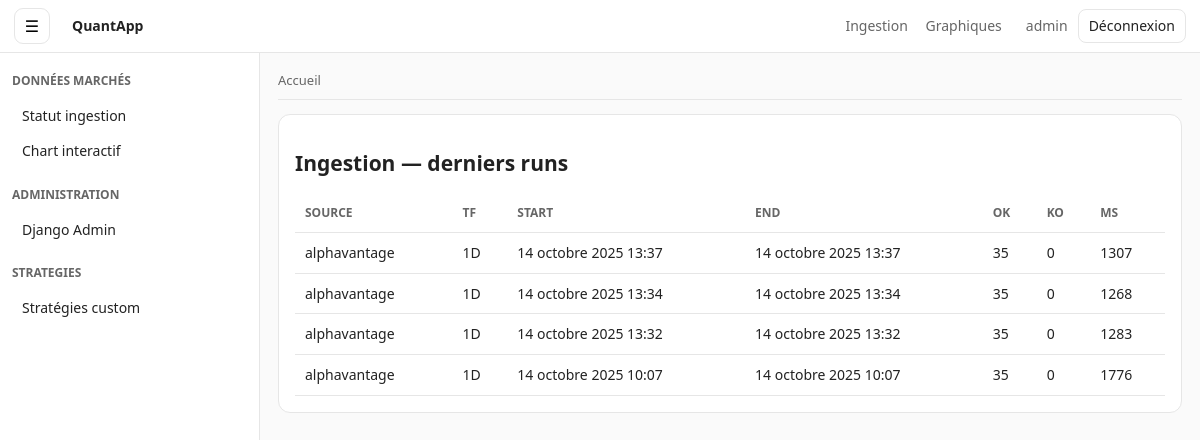
The page /market-data/status/ (signed in) on the database as committed earlier.
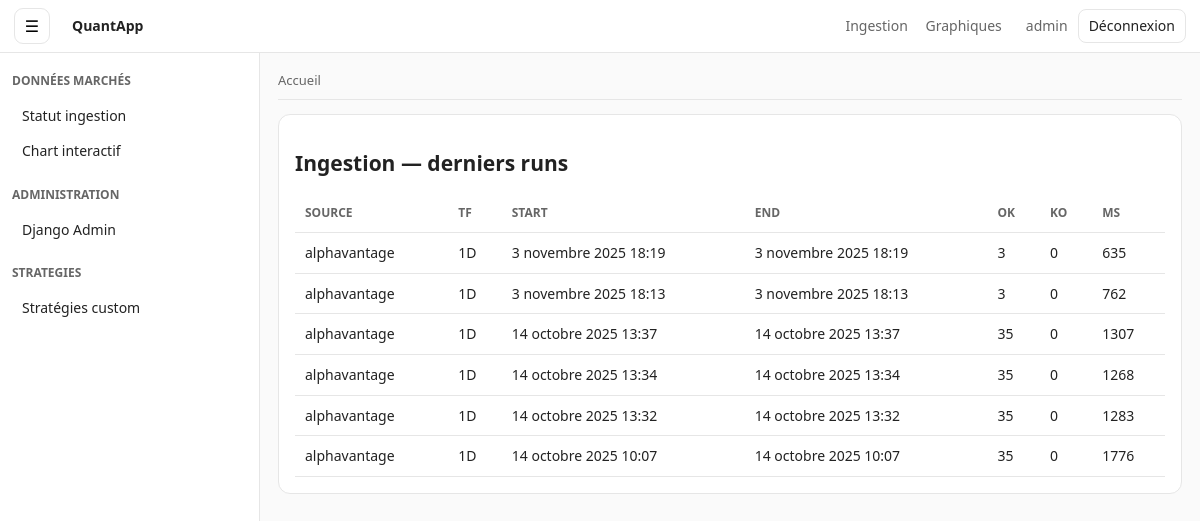
The same page on the database as committed later.
### market_data/models.py (models this page shows)
class IngestionRun(models.Model):
    SOURCE_CHOICES = [("yahoo","Yahoo"),("alphavantage","AlphaVantage")]
    TF_CHOICES = [("1D","Daily"),("1W","Weekly")]
    source = models.CharField(max_length=16, choices=SOURCE_CHOICES)
    timeframe = models.CharField(max_length=2, choices=TF_CHOICES)
    started_at = models.DateTimeField(default=timezone.now)
    finished_at = models.DateTimeField(null=True, blank=True)
    ok_count = models.PositiveIntegerField(default=0)
    fail_count = models.PositiveIntegerField(default=0)
    anomalies = models.JSONField(default=list, blank=True)
    errors = models.JSONField(default=list, blank=True)
    duration_ms = models.PositiveIntegerField(default=0)
    class Meta:
        ordering = ["-started_at"]

### market_data/views/pages.py (the view)
# urls.py: path("status/", status_page, name="status"),
def status_page(request):
    runs = IngestionRun.objects.all()[:50]
    return render(request, "market_data/status.html", {"runs": runs})

### market_data/templates/market_data/status.html
{% extends "base_admin.html" %}
{% block content %}
<h2 class="main-title">Ingestion — derniers runs</h2>
<table class="table">
  <thead><tr><th>Source</th><th>TF</th><th>Start</th><th>End</th><th>OK</th><th>KO</th><th>ms</th></tr></thead>
  <tbody>
    {% for r in runs %}
    <tr>
      <td>{{ r.source }}</td>
      <td>{{ r.timeframe }}</td>
      <td>{{ r.started_at }}</td>
      <td>{{ r.finished_at|default:"—" }}</td>
      <td>{{ r.ok_count }}</td>
      <td>{{ r.fail_count }}</td>
      <td>{{ r.duration_ms }}</td>
    </tr>
    {% empty %}
    <tr><td colspan="7">Aucun run.</td></tr>
    {% endfor %}
  </tbody>
</table>
{% endblock %}

### templates/base_admin.html (shortened to what this page needs)
{% load static %}
<!DOCTYPE html>
<html lang="fr">
<head>
    <link rel="stylesheet" href="{% static 'core/admin.css' %}">
</head>
<body x-data="{ sidebar:false }" class="admin">
    <header class="topbar">
        <button class="burger" @click="sidebar = !sidebar" aria-label="Menu" :aria-expanded="sidebar.toString()">
            ☰
        </button>
        <a href="/" class="brand">QuantApp</a>
        <nav class="topnav">
            <a href="/market-data/status/">Ingestion</a>
            <a href="/market-data/chart/">Graphiques</a>
        </nav>
        <div class="top-actions">
            {% if request.user.is_authenticated %}
                <span class="user">{{ request.user.username }}</span>
                <a class="btn" href="{% url 'account_logout' %}">Déconnexion</a>
            {% endif %}
        </div>
    </header>
    <div class="layout">
        <aside class="sidebar" :class="sidebar ? 'is-open' : ''">
            <div class="sidebar-section">
                <div class="sidebar-title">Données marchés</div>
                <a href="/market-data/status/">Statut ingestion</a>
                <a href="/market-data/chart/">Chart interactif</a>
            </div>
            <div class="sidebar-section">
                <div class="sidebar-title">Administration</div>
                <a href="{% url 'admin:index' %}">Django Admin</a>
            </div>
            <div class="sidebar-section">
                <div class="sidebar-title">Strategies</div>
                <a href="{% url 'strategies:custom_list' %}">Stratégies custom</a>
            </div>
        </aside>
        <main class="content">
            <nav class="breadcrumbs">
                <ol>
                    <li><a href="/">Accueil</a></li>
                </ol>
            </nav>
            <section class="page">
                {% block content %}{% endblock %}
            </section>
        </main>
    </div>
</body>
</html>

### static/core/admin.css (style rules this page uses)
:root { --bg: #fafafa; --panel: #ffffff; --text: #222; --muted: #666; --line: #e6e6e6; --primary: #1e88e5; --ok: #2e7d32; --warn: #f9a825; --err: #c62828; --radius: 12px; --pad: 16px; }
* { box-sizing: border-box; }
html, body { height: 100%; }
body.admin { margin: 0; background: var(--bg); color: var(--text); font: 14px/1.4 system-ui, -apple-system, Segoe UI, Roboto, Helvetica, Arial, sans-serif; }
.topbar { display: grid; grid-template-columns: 48px 1fr auto auto; align-items: center; gap: 10px; padding: 8px 14px; border-bottom: 1px solid var(--line); background: var(--panel); position: sticky; top: 0; z-index: 100; }
.burger { width: 36px; height: 36px; border-radius: 9px; border:1px solid var(--line); background:#fff; cursor:pointer; font-size:16px; }
.brand { font-weight: 700; color: var(--text); text-decoration: none; }
.topnav a { margin-right: 14px; color: var(--muted); text-decoration: none; }
.top-actions { display:flex; align-items:center; gap:10px; }
.top-actions .user { color: var(--muted); }
.btn { display:inline-block; padding:6px 10px; border:1px solid var(--line); border-radius: 8px; background:#fff; text-decoration:none; color:var(--text); }
.layout { display:flex; min-height: calc(100vh - 56px); }
.sidebar { width: 260px; border-right:1px solid var(--line); background: var(--panel); padding: 12px; position: sticky; top: 56px; height: calc(100vh - 56px); overflow:auto; }
.sidebar-section { margin-bottom: 18px; }
.sidebar-title { font-weight: 700; margin: 8px 0; color: var(--muted); text-transform: uppercase; font-size: 12px; }
.sidebar a { display:block; padding:8px 10px; border-radius:8px; color: var(--text); text-decoration:none; }
.content { flex:1; padding: 18px; }
.breadcrumbs { display:flex; align-items:center; justify-content:space-between; margin-bottom: 14px; border-bottom:1px solid var(--line); padding-bottom: 10px; }
.breadcrumbs ol { margin:0; padding:0; list-style:none; display:flex; gap:8px; font-size:13px; color:var(--muted); }
.breadcrumbs a { color: var(--muted); text-decoration:none; }
.page { padding: var(--pad); background: var(--panel); border: 1px solid var(--line); border-radius: var(--radius); }
.table { width:100%; border-collapse: collapse; }
.table th, .table td { padding:10px; border-bottom:1px solid var(--line); text-align:left; }
.table thead th { font-size:12px; color: var(--muted); text-transform: uppercase; }

Rows that differ between the two databases and show on the page:
added IngestionRun: source "alphavantage", timeframe "1D", started_at "3 novembre 2025 18:19", finished_at "3 novembre 2025 18:19", ok_count "3", fail_count "0", duration_ms "635"
added IngestionRun: source "alphavantage", timeframe "1D", started_at "3 novembre 2025 18:13", finished_at "3 novembre 2025 18:13", ok_count "3", fail_count "0", duration_ms "762"
